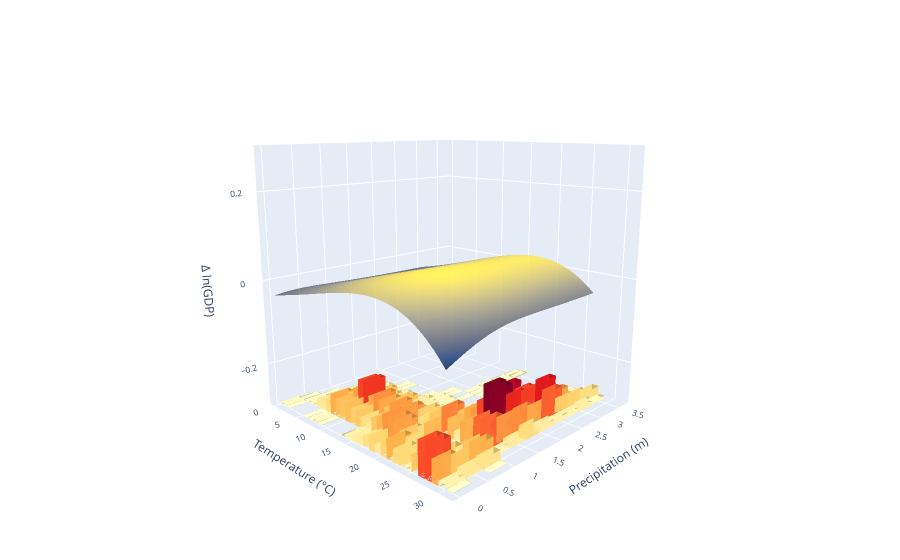

The notebook cell this image was saved under:
### Code cell
fig=add_histogram(fig, data, legend=False, precip_capped=True)
#Let figure pass 0 in the 
fig.show()
